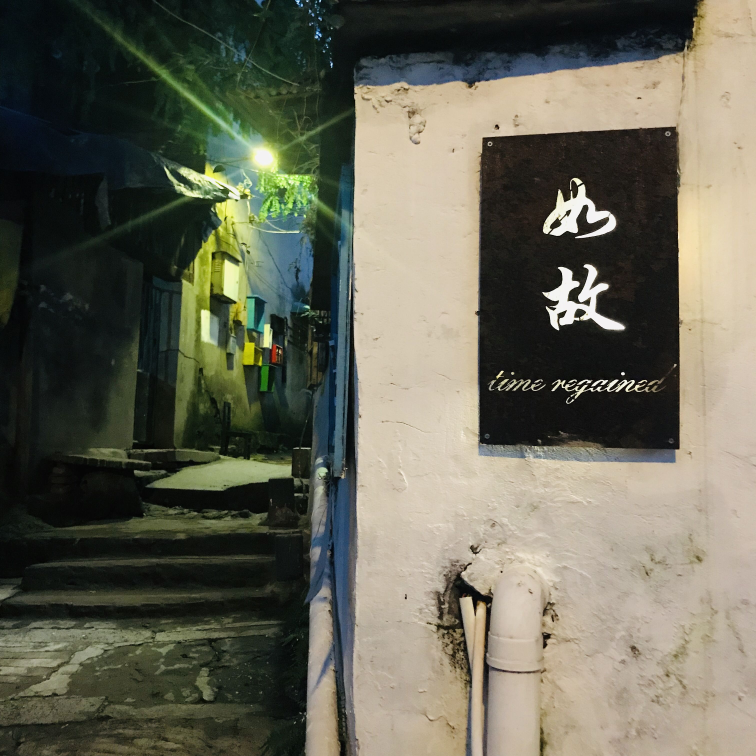
#> input picture Part 4/1.jpg, 3024 x 3024 px (shown at 1/4 size)
$ python learning_3.py
#> lines starting #> are read from the running program, lines starting #| are printed output that depends on the picture
# 特征提取
# Chapter 3 SIFT 角点检测算法
"""
原理: 尺度不变特征变换。这个算法图片不管放大还是缩小都能找到角点, 可以提取图像中的关键点并􏰷计算它们的描述符。
特点: 多尺度描述信息，能够有效描述缩放，并且对 图像旋转、亮度、仿射变换、视角变化具有很好的适应性
函数:
"""
import cv2


# 显示图像函数
def ShowImage(name_of_image, image, rate):
    img_min = cv2.resize(image, None, fx=rate, fy=rate, interpolation=cv2.INTER_CUBIC)
    cv2.namedWindow(name_of_image, cv2.WINDOW_NORMAL)
    cv2.imshow(name_of_image, img_min)
    if cv2.waitKey(0) == 27:  # wait for ESC to exit
        print('Not saved!')
        cv2.destroyAllWindows()
    elif cv2.waitKey(0) == ord('s'):  # wait for 's' to save and exit
        cv2.imwrite(name_of_image + '.jpg', image)  # save
        print('Saved successfully!')
        cv2.destroyAllWindows()

img = cv2.imread('1.jpg')
#> img is the input picture: shape (3024, 3024, 3); mean B, G, R 86.4, 101.4, 102.2
img_gray = cv2.cvtColor(img, cv2.COLOR_BGR2GRAY)
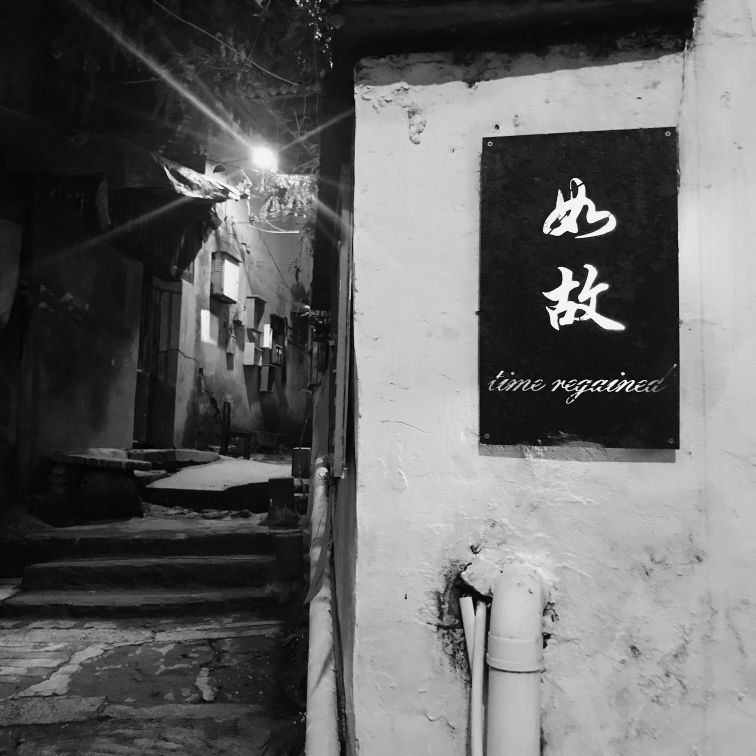
#> img_gray: shape (3024, 3024) (shown at 1/4 size); min 0, max 255, mean 99.9

sift = cv2.xfeatures2d.SIFT_create()
# type(sift)    ----> <class 'cv2.xfeatures2d_SIFT'>

# detect()可以在图像中找到关键点
kp = sift.detect(img_gray, None)
#> kp = 12927 keypoints; strongest (x, y, size): (2491, 1495, 9), (2286, 1583, 4.6), (2304, 1523, 4.6), (2430, 1541, 2.6)
# type(kp)      ----> list
# type(kp[1])   ----> <class 'cv2.KeyPoint'>

cv2.drawKeypoints(img_gray, kp, img,
                  flags=cv2.DRAW_MATCHES_FLAGS_DRAW_RICH_KEYPOINTS)
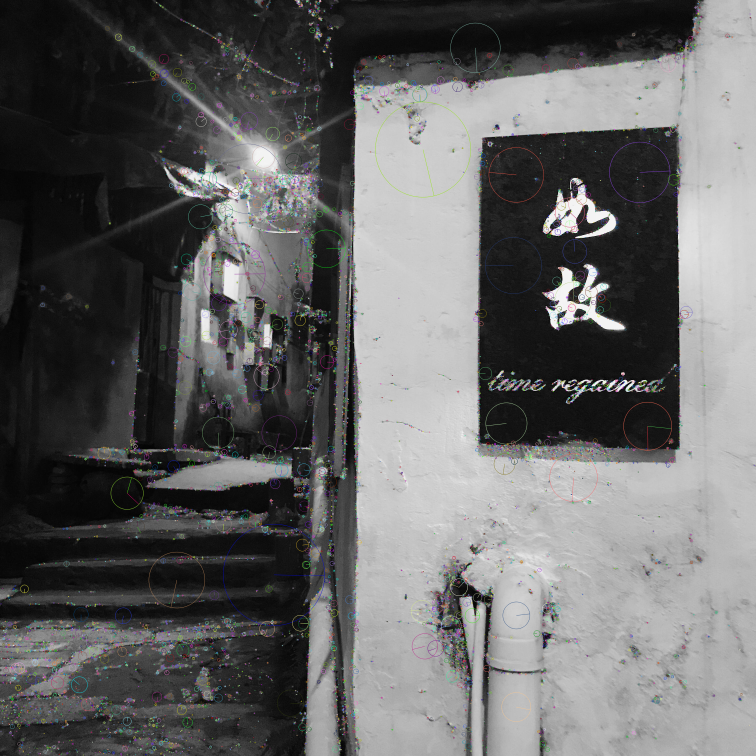
#> img: shape (3024, 3024, 3) (shown at 1/4 size); mean B, G, R 100.7, 100.7, 100.8
ShowImage('test', img, 0.5)
#> (key Esc is pressed here)
